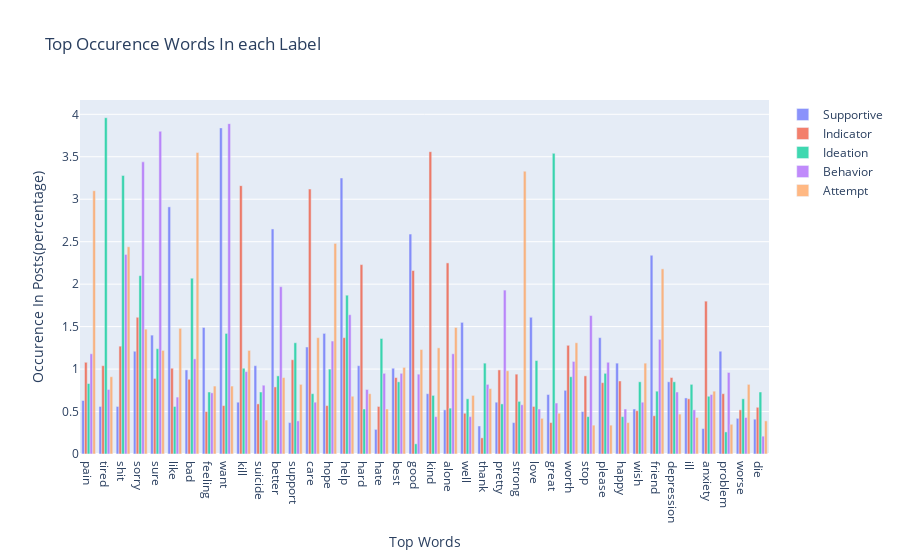

The cell this chart's notebook holds for it:
### Code cell
import pandas as pd
from plotly import __version__ 
from plotly.offline import init_notebook_mode
import cufflinks as cf
init_notebook_mode(connected=True)
cf.go_offline()


d0 = df_merged.loc[df_merged['label'] == 0, 'percentage']
d1 = df_merged.loc[df_merged['label'] == 1, 'percentage']
d2 = df_merged.loc[df_merged['label'] == 2, 'percentage']
d3 = df_merged.loc[df_merged['label'] == 3, 'percentage']
d4 = df_merged.loc[df_merged['label'] == 4, 'percentage']

fig = go.Figure()
fig.add_trace(go.Bar(x=df_merged['words'], y=d0, name = 'Supportive'))
fig.add_trace(go.Bar(x=df_merged['words'], y=d1, name = 'Indicator'))
fig.add_trace(go.Bar(x=df_merged['words'], y=d2, name = 'Ideation'))
fig.add_trace(go.Bar(x=df_merged['words'], y=d3, name = 'Behavior'))
fig.add_trace(go.Bar(x=df_merged['words'], y=d4, name = 'Attempt'))


fig.update_layout(title="Top Occurence Words In each Label", xaxis_title="Top Words", yaxis_title = "Occurence In Posts(percentage)")

# Reduce opacity to see both histograms
fig.update_traces(opacity=0.75)
fig.show()

### Figure 1 — Plotly figure (JSON) as saved in the notebook; plotly's stock layout.template omitted (floating-point values rounded to 4 significant figures; data arrays with more than 128 entries replaced by an {"elided": "..."} marker saying what was removed)
{"data": [{"name": "Supportive", "opacity": 0.75, "type": "bar", "x": {"elided": "200 str values"}, "y": [0.63, 0.56, 0.56, 1.21, 1.4, 2.91, 0.99, 1.49, 3.84, 0.61, 1.04, 2.65, 0.37, 1.26, 1.42, 3.25, 1.04, 0.29, 1.01, 2.59, 0.71, 0.52, 1.55, 0.33, 0.61, 0.37, 1.61, 0.7, 0.75, 0.5, 1.37, 1.07, 0.53, 2.34, 0.85, 0.66, 0.3, 1.21, 0.42, 0.41]}, {"name": "Indicator", "opacity": 0.75, "type": "bar", "x": {"elided": "200 str values"}, "y": [1.08, 1.04, 1.27, 1.61, 0.89, 1.01, 0.88, 0.5, 0.57, 3.16, 0.59, 0.79, 1.11, 3.12, 0.57, 1.37, 2.23, 0.56, 0.9, 2.16, 3.56, 2.25, 0.48, 0.19, 0.99, 0.94, 0.56, 0.37, 1.28, 0.92, 0.84, 0.86, 0.51, 0.45, 0.9, 0.65, 1.8, 0.71, 0.52, 0.55]}, {"name": "Ideation", "opacity": 0.75, "type": "bar", "x": {"elided": "200 str values"}, "y": [0.83, 3.96, 3.28, 2.1, 1.24, 0.56, 2.07, 0.73, 1.42, 1.01, 0.73, 0.92, 1.31, 0.71, 1, 1.87, 0.53, 1.36, 0.85, 0.12, 0.69, 0.54, 0.65, 1.07, 0.59, 0.62, 1.1, 3.54, 0.91, 0.44, 0.95, 0.44, 0.85, 0.74, 0.85, 0.82, 0.68, 0.26, 0.65, 0.73]}, {"name": "Behavior", "opacity": 0.75, "type": "bar", "x": {"elided": "200 str values"}, "y": [1.18, 0.76, 2.35, 3.44, 3.8, 0.67, 1.12, 0.72, 3.89, 0.97, 0.81, 1.97, 0.39, 0.61, 1.33, 1.64, 0.76, 0.95, 0.95, 0.94, 0.44, 1.18, 0.44, 0.82, 1.93, 0.58, 0.53, 0.6, 1.09, 1.63, 1.08, 0.53, 0.61, 1.35, 0.73, 0.52, 0.7, 0.96, 0.43, 0.21]}, {"name": "Attempt", "opacity": 0.75, "type": "bar", "x": {"elided": "200 str values"}, "y": [3.1, 0.91, 2.44, 1.47, 1.22, 1.48, 3.55, 0.8, 0.8, 1.22, 0.4, 0.9, 0.82, 1.37, 2.48, 0.68, 0.71, 0.53, 1.02, 1.23, 1.25, 1.49, 0.69, 0.77, 0.98, 3.33, 0.42, 0.48, 1.31, 0.34, 0.34, 0.37, 1.07, 2.18, 0.47, 0.43, 0.74, 0.35, 0.82, 0.39]}], "layout": {"title": {"text": "Top Occurence Words In each Label"}, "xaxis": {"title": {"text": "Top Words"}}, "yaxis": {"title": {"text": "Occurence In Posts(percentage)"}}}}
